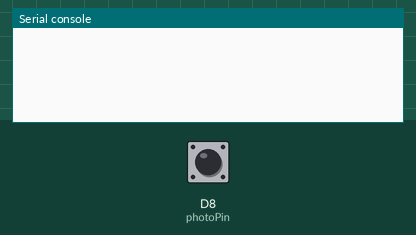
Simulated run of this program. Board: CircuitPython board. Shown: the last lines printed to the serial console. The inputs (shaded band) are chosen by the test bench; at power-on: D8 (photoPin) HIGH.

Above: at 1.2 s.
1.3 s: D8 (photoPin) pulled LOW for 0.15 s
At 4.3 s:
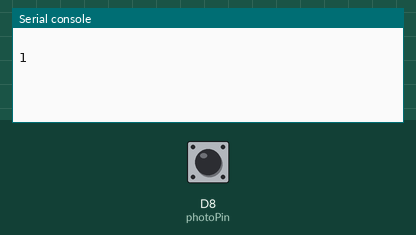
4.4 s: D8 (photoPin) pulled LOW for 1 s
6.9 s: D8 (photoPin) pulled LOW for 0.15 s
At 9.1 s:
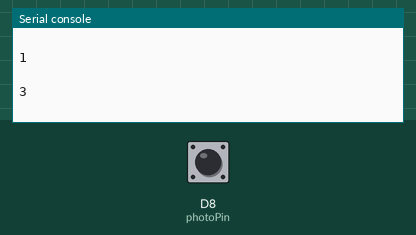

The program:

Photointerrupter.py
```python
import board
import math
import time
import digitalio
import adafruit_bus_device


photoPin = digitalio.DigitalInOut(board.D8)
photoPin.direction = digitalio.Direction.INPUT
photoPin.pull = digitalio.Pull.UP

lastTime = time.monotonic()

isInterrupted = True
counter = 0

while True:
    if time.monotonic() > lastTime + 4:
        lastTime = time.monotonic()
        print('         ')
        print(str(counter))
    if photoPin.value and not isInterrupted:
        counter += 1
        isInterrupted = True
    if not photoPin.value:
        isInterrupted = False
```

Measured:
- after the input at 1.3 s, the serial console: prints a new line after 2.7 s (image 1)
- after the input at 6.9 s, the serial console: prints a new line after 1.1 s (image 2)
